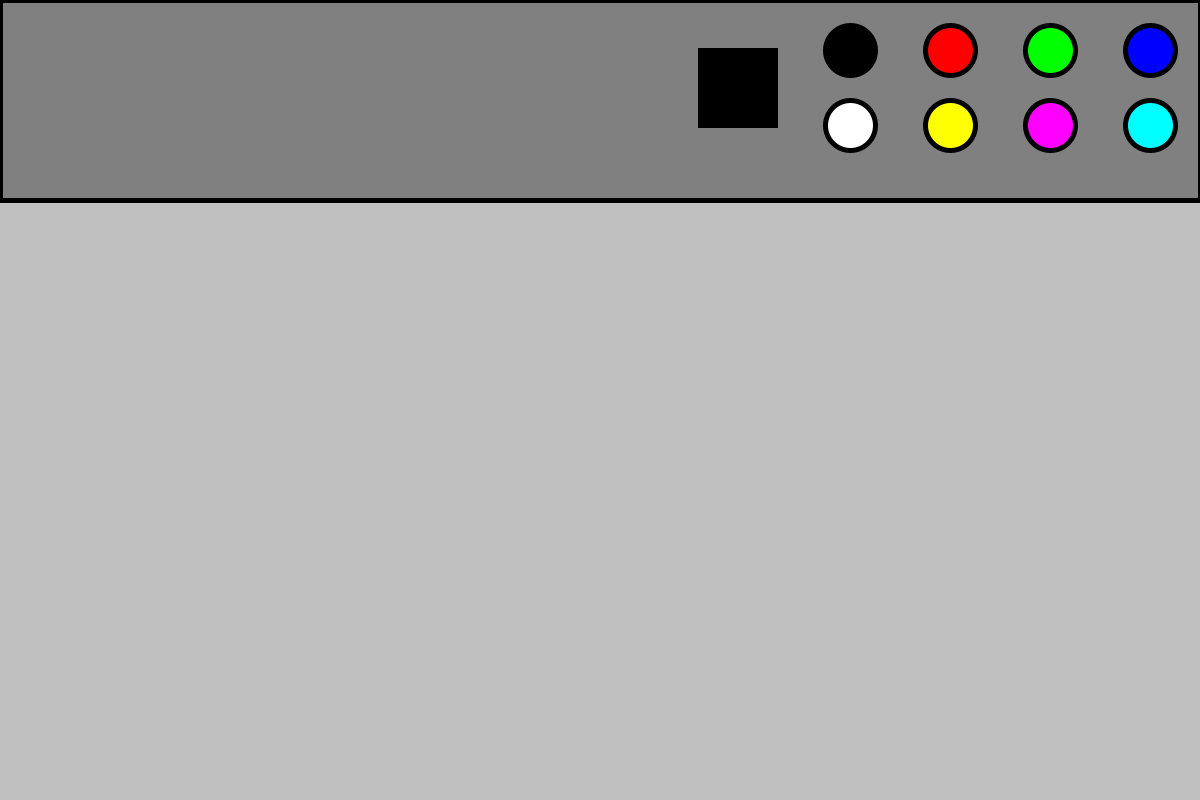
Frame 1 (no input)
Frame 60 (the mouse pressed at the canvas centre just before this capture): identical to frame 1, image omitted
Frame 120 (the mouse held since frame 60 and released just before this capture): identical to frame 1, image omitted

The Processing sketch that drew this single still picture (run headless with seeded random() and noise(); from frame 60 on, the mouse is pressed at the canvas centre):

// Processing sketch: Project
// ── Project.pde
/*
Michael Guo
2-1
Apr 7
*/

color white = #FFFFFF;
color black = #000000;
color silver = #C0C0C0;
color grey = #808080;
color red = #FF0000;
color lime = #00FF00;
color blue = #0000FF;
color yellow = #FFFF00;
color magenta = #FF00FF;
color cyan= #00FFFF;
color selected;

void setup(){
  size(1200, 800);
  strokeWeight(5);
  stroke(black);
  selected=black;
}

void draw(){
  background(silver);
  fill(grey);
  rect(0, 0, 1200, 200);
  //button
  tactile(850, 50, 25);
  fill(black);
  circle(850, 50, 50);
  
  tactile(950, 50, 25);
  fill(red);
  circle(950, 50, 50);
  
  tactile(1050, 50, 25);
  fill(lime);
  circle(1050, 50, 50);
  
  tactile(1150, 50, 25);
  fill(blue);
  circle(1150, 50, 50);
  
  tactile(850, 125, 25);
  fill(white);
  circle(850, 125, 50);
  
  tactile(950, 125, 25);
  fill(yellow);
  circle(950, 125, 50);
  
  tactile(1050, 125, 25);
  fill(magenta);
  circle(1050, 125, 50);
  
  tactile(1150, 125, 25);
  fill(cyan);
  circle(1150, 125, 50);
  //indicator
  stroke(black);
  fill(selected);
  square(700, 50, 75);
}

void tactile(int x, int y, int r){
  if(dist(x,y,mouseX,mouseY)<r){
    stroke(white);
  } else {
    stroke(black);
  }
}  

void mouseReleased(){
  if(dist(850,50,mouseX,mouseY)<25){
    selected=black;
  }
  if(dist(950,50,mouseX,mouseY)<25){
    selected=red;
  }
  if(dist(1050,50,mouseX,mouseY)<25){
    selected=lime;
  }
  if(dist(1150,50,mouseX,mouseY)<25){
    selected=blue;
  }
  if(dist(850,125,mouseX,mouseY)<25){
    selected=white;
  }
  if(dist(950,125,mouseX,mouseY)<25){
    selected=yellow;
  }
  if(dist(1050,125,mouseX,mouseY)<25){
    selected=magenta;
  }
  if(dist(1150,125,mouseX,mouseY)<25){
    selected=cyan;
  }
}
